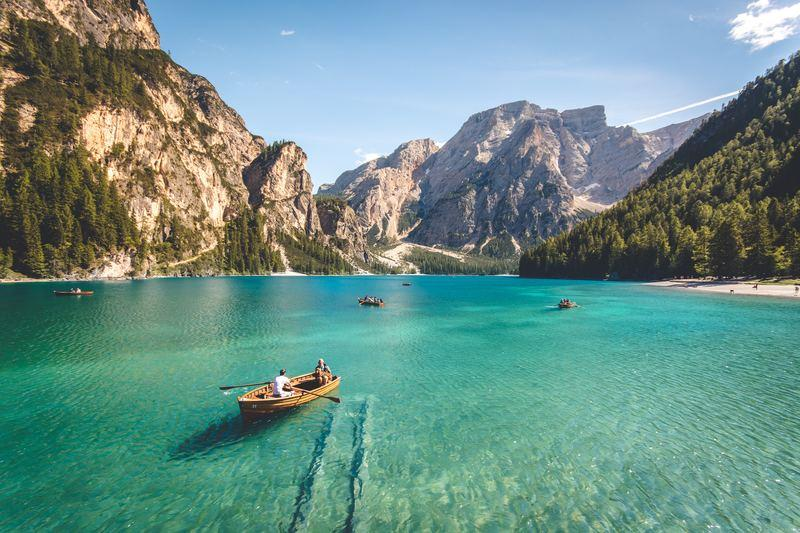
#> input picture demo.jpg, 800 x 533 px
$ python 'seam carving.py'   (older library calls are emulated)
#> lines starting #> are read from the running program, lines starting #| are printed output that depends on the picture; after the words box and inside, x2 and y2 are one past the last pixel; in counts of white or black regions, pixels touching at a corner belong together
import numpy as np
import cv2

img = cv2.imread('demo.jpg',1)
#> img is the input picture: shape (533, 800, 3); mean B, G, R 135.9, 143.5, 106.8
cv2.imshow('picture',img)
cv2.waitKey()
img_gray = cv2.cvtColor(img, cv2.COLOR_BGR2GRAY)
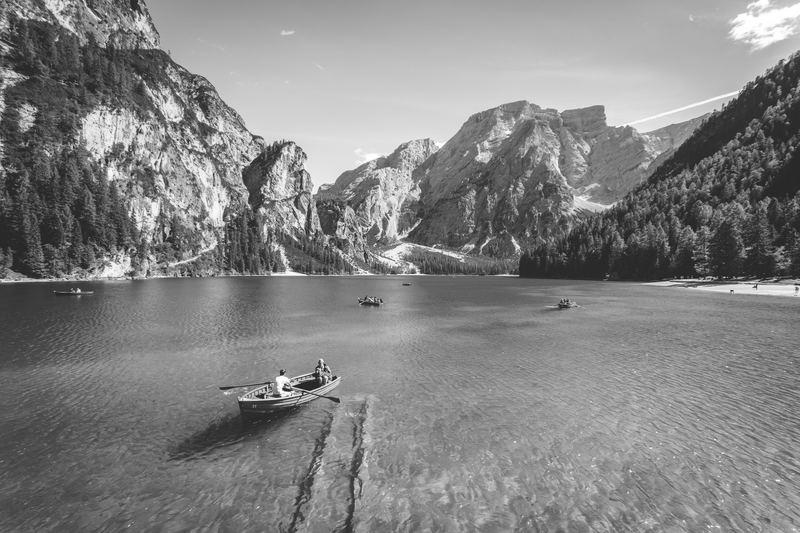
#> img_gray: shape (533, 800); min 4, max 255, mean 131.6
img_gray_X = cv2.Sobel(img_gray,cv2.CV_64F,1,0)
img_gray_Y = cv2.Sobel(img_gray,cv2.CV_64F,0,1)
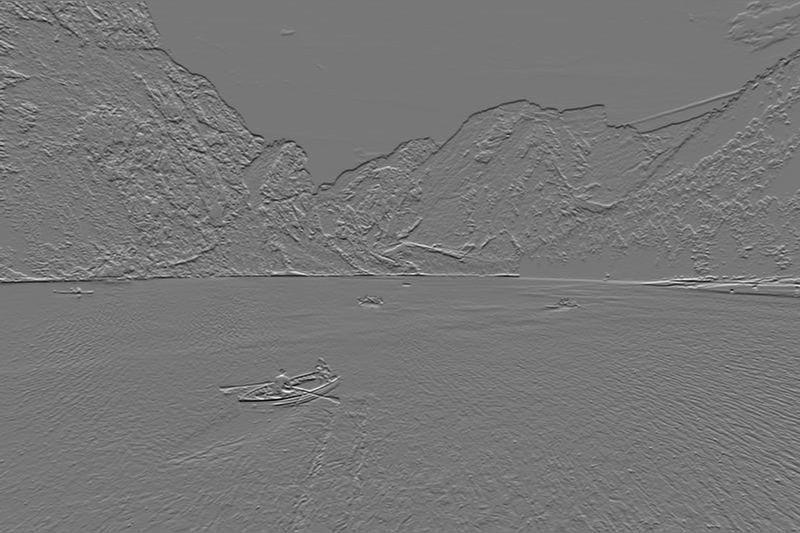
#> img_gray_Y: shape (533, 800) float64; min -762, max 866, mean -0.5; drawn with min black and max white
img_gray_X = cv2.convertScaleAbs(img_gray_X)
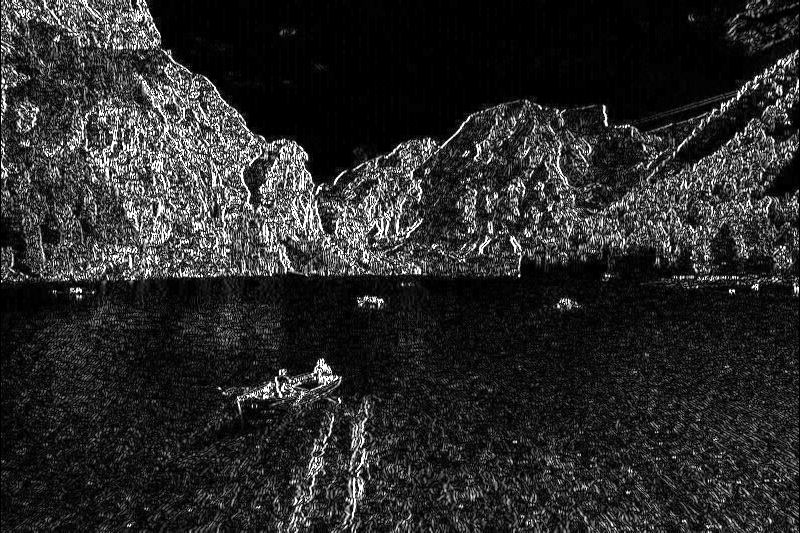
#> img_gray_X: shape (533, 800); min 0, max 255, mean 42.1
img_gray_Y = cv2.convertScaleAbs(img_gray_Y)
result_image = cv2.addWeighted(img_gray_X,0.5,img_gray_Y,0.5,0)
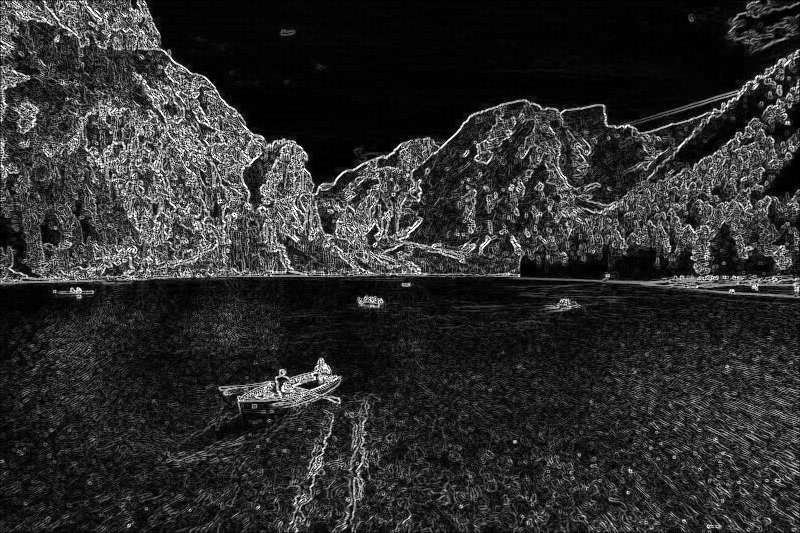
#> result_image: shape (533, 800); min 0, max 255, mean 44.7

result_image = result_image.astype(np.uint64)
def energy(matrix):
    num_row, num_col = matrix.shape
#> num_row = 533; num_col = 800
    a = np.zeros_like(matrix)
    a[0, :] = matrix[0, :]
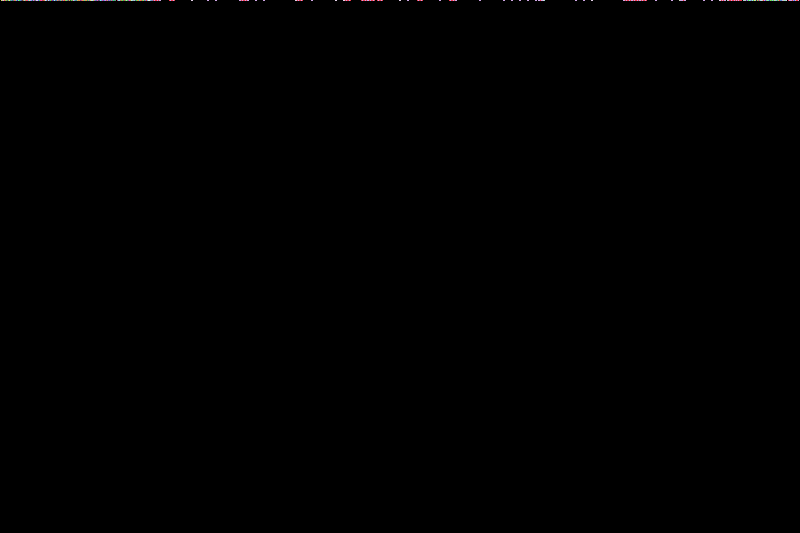
#> a: shape (533, 800) uint64; 89 distinct labels, from 0 to 128; one colour per label, 0 black
    row = 1
    while row < num_row:
        for j in range(num_col):
            left = matrix[row - 1, j - 1] if j > 0 else np.inf
            middle = matrix[row - 1, j]
            right = matrix[row - 1, j + 1] if j < num_col - 1 else np.inf
            a[row, j] = matrix[row, j] + min(left, middle, right)
            matrix[row, j] += min(left, middle, right)
        row += 1
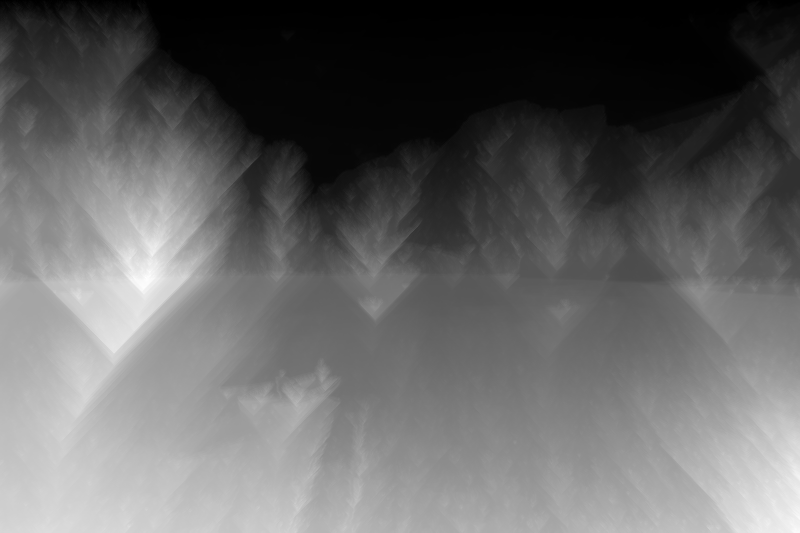
#> a: shape (533, 800) uint64; min 0, max 10014, mean 3964.9; drawn with min black and max white
#> after the loop, row = 533
    return a

outcome = energy(result_image)
print(outcome)
#> (printed output is left out)


outcome_row, outcome_col = outcome.shape
#> outcome_row = 533; outcome_col = 800
print(outcome.shape)
#| (533, 800)
path_sum = np.min(outcome[outcome_row-1, :])
#> path_sum = 6625
print('最短路径和',path_sum)
#| 最短路径和 6625
for i in range(outcome_row-1,outcome_row):
    for j in range(outcome_col):
        if path_sum == outcome[i, j]:
            start_col = j
            print('回溯起始列', start_col)
            break
def backtracking(matrix, row, col):
#> called with row = 532, col = 552
    num_row, num_col = matrix.shape
#> num_row = 533; num_col = 800
    path_point = [(row, col)]
    while row > 0:
        up = matrix[row - 1, col] if row - 1 >= 0 else float('inf')
        left_up = matrix[row - 1, col - 1] if row - 1 >= 0 and col - 1 >= 0 else float('inf')
        right_up = matrix[row - 1, col + 1] if row - 1 >= 0 and col + 1 < num_col else float('inf')
        min_num = min(up, right_up, left_up)
        if up == min_num:
            row -= 1
        elif left_up == min_num:
            row -= 1
            col -= 1
        else:
            row -= 1
            col += 1
        path_point.append((row,col))
#> this loop made 532 passes
#> (up, left_up, right_up, min_num) on passes 1 to 3: (6620, 6646, 6636, 6620), (6632, 6665, 6614, 6614), (6611, 6632, 6598, 6598)
#> after the loop, col = 441; path_point = 533 pairs, first value 0 to 532, second value 422 to 555; row = 0
    return path_point

path_way = backtracking(outcome, outcome_row-1, start_col)
#> path_way has the same summary as path_point in backtracking
print('最优路径', path_way)
#> (printed output is left out)
def draw_path(image, path_points):
    for point in path_points:
        x, y = point
        cv2.circle(image, (y, x),int(0.5) ,(0, 0, 255), -1)
#> this loop made 533 passes
#> (x, y) on passes 1 to 3: (532, 552), (531, 552), (530, 553)
    return image


finally_img = draw_path(img,path_way)
print(finally_img.shape)
cv2.imshow('outcome', finally_img)
cv2.waitKey(0)


def crop(img, path):
    r, c, channel = img.shape
#> r = 533; c = 800; channel = 3
    mask = np.ones((r, c), dtype=np.bool_)
    for i, j in path:
        mask[i, j] = False
#> this loop made 533 passes
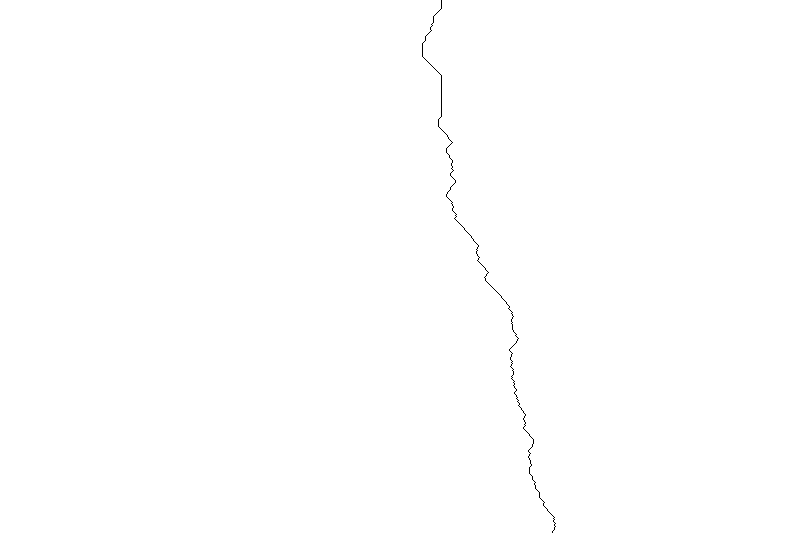
#> mask: shape (533, 800) bool; 99.9% white; black in thin lines or dots, all inside (x1, y1, x2, y2) = (422, 0, 556, 533)

    mask = np.stack([mask] * 3, axis=2)
    img = img[mask].reshape((r, c - 1, 3))
#> img: shape (533, 799, 3)
    return img


cropped_image = crop(img, path_way)
print(cropped_image.shape)
cv2.imshow('cropped_image', cropped_image)
cv2.waitKey(0)
